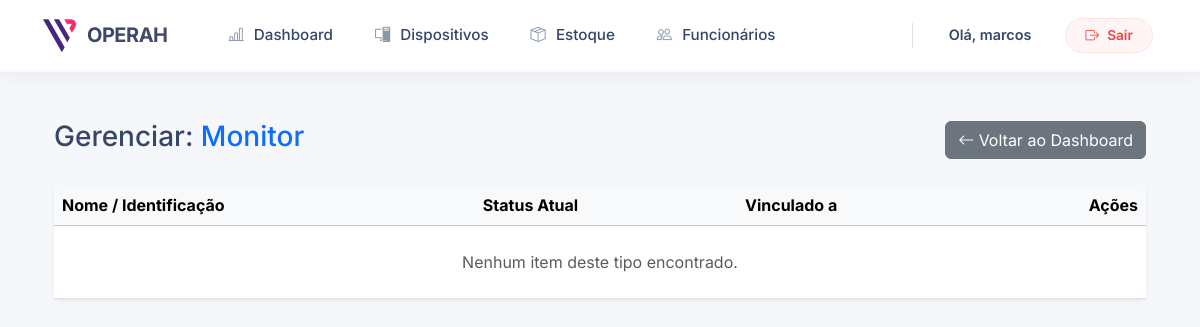
/equipamentos/lista/MONITOR/ (signed in), run on an earlier commit of the app's database.
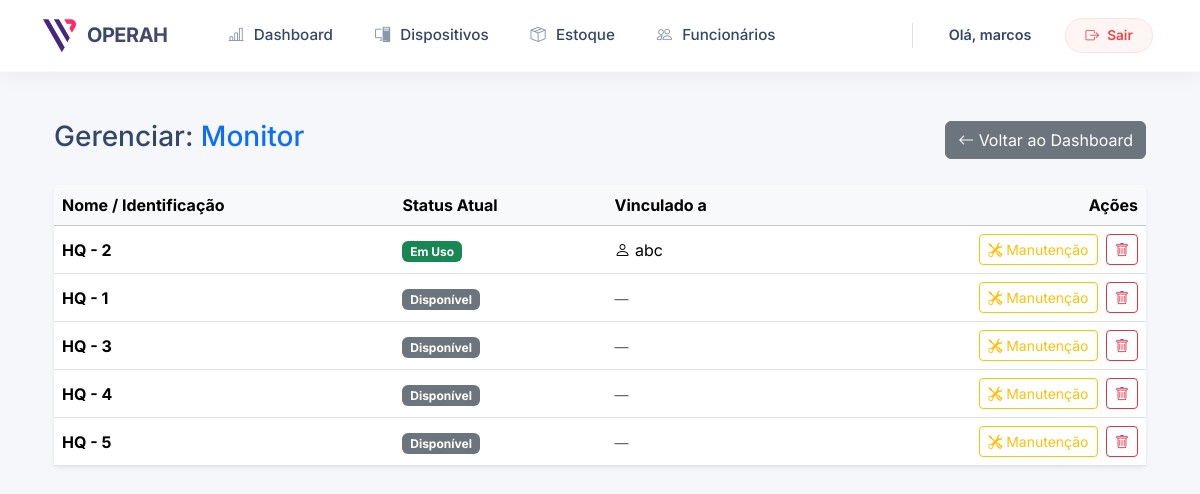
And on a later commit of the database.
### equipamentos/models.py (models this page shows, shortened)
class EquipamentoAuxiliar(models.Model):
    nome = models.CharField(max_length=100)
    tipo_equipamento_aux = models.CharField(max_length=20, choices=TIPO_EQUIPAMENTO_AUX_CHOICES)
    funcionario = models.ForeignKey(
        'funcionarios.Funcionario',
        on_delete=models.SET_NULL,
        null=True,
        blank=True,
        related_name='equipamentos' # Permite: funcionario.equipamentos.all()
    )
    dispositivo = models.ForeignKey(
        'dispositivos.Dispositivo',
        on_delete=models.SET_NULL,
        null=True,
        blank=True
    )
    status = models.CharField(max_length=20, choices=STATUS_CHOICES, default='DISPONIVEL')
    class Meta:
        ordering = ['nome']
        verbose_name = "Equipamento Auxiliar"
        verbose_name_plural = "Equipamentos Auxiliares"

### funcionarios/models.py (models this page shows, shortened)
class Funcionario(models.Model):
    STATUS_CHOICES = [
        ("ATIVO", "Ativo"),
        ("DEMITIDO", "Demitido"),
    ]
    nome = models.CharField(max_length=100)
    email = models.EmailField(unique=True)
    unidade_trabalho = models.ForeignKey(
        UnidadeTrabalho,
        on_delete=models.SET_NULL,
        null=True,
        blank=True
    )
    status = models.CharField(
        max_length=10,
        choices=STATUS_CHOICES,
        default="ATIVO"
    )
    data_admissao = models.DateField(default=timezone.now)
    data_demissao = models.DateField(null=True, blank=True)
    class Meta:
        ordering = ["nome"]
        verbose_name = "Funcionário"
        verbose_name_plural = "Funcionários"

### equipamentos/views.py (the view)
# urls.py: path('lista/<str:tipo_codigo>/', views.listar_equipamentos_por_tipo, name='listar_por_tipo'),
@login_required
def listar_equipamentos_por_tipo(request, tipo_codigo):
    itens = EquipamentoAuxiliar.objects.filter(tipo_equipamento_aux=tipo_codigo).order_by('status', 'nome')
    nome_tipo = dict(TIPO_EQUIPAMENTO_AUX_CHOICES).get(tipo_codigo, tipo_codigo)
    return render(request, 'equipamentos/lista_por_tipo.html', {
        'itens': itens,
        'tipo_codigo': tipo_codigo,
        'nome_tipo': nome_tipo
    })

### equipamentos/templates/equipamentos/lista_por_tipo.html (shortened to what this page needs)
{% extends 'core/base.html' %}
{% block content %}
<div class="container py-4">
    <div class="d-flex justify-content-between align-items-center mb-4">
        <h3>Gerenciar: <span class="text-primary">{{ nome_tipo }}</span></h3>
        <a href="{% url 'equipamentos:dashboard_estoque' %}" class="btn btn-secondary">
            <i class="bi bi-arrow-left"></i> Voltar ao Dashboard
        </a>
    </div>
    <div class="card shadow-sm border-0">
        <div class="card-body p-0">
            <div class="table-responsive">
                <table class="table table-hover align-middle mb-0">
                    <thead class="table-light">
                        <tr>
                            <th>Nome / Identificação</th>
                            <th>Status Atual</th>
                            <th>Vinculado a</th>
                            <th class="text-end">Ações</th>
                        </tr>
                    </thead>
                    <tbody>
                        {% for item in itens %}
                        <tr>
                            <td class="fw-bold">{{ item.nome }}</td>
                            <td>
                                {% if item.status == 'ATIVO' %}
                                    <span class="badge bg-success">Em Uso</span>
                                {% elif item.status == 'MANUTENCAO' %}
                                    <span class="badge bg-warning text-dark">Manutenção</span>
                                {% else %}
                                    <span class="badge bg-secondary">Disponível</span>
                                {% endif %}
                            </td>
                            <td>
                                {% if item.funcionario %}
                                    <i class="bi bi-person"></i> {{ item.funcionario.nome }}
                                {% elif item.dispositivo %}
                                    <i class="bi bi-laptop"></i> {{ item.dispositivo.codigo }}
                                {% else %}
                                    <span class="text-muted small">—</span>
                                {% endif %}
                            </td>
                            <td class="text-end">
                                {% if item.status == 'MANUTENCAO' %}
                                    <a href="{% url 'equipamentos:acao_manutencao' item.id %}"
                                       class="btn btn-sm btn-outline-success"
                                       title="Concluir Manutenção (Devolver ao Estoque)">
                                        <i class="bi bi-check-lg"></i> Retornar
                                    </a>
                                {% else %}
                                    <a href="{% url 'equipamentos:acao_manutencao' item.id %}"
                                       class="btn btn-sm btn-outline-warning"
                                       title="Enviar para Manutenção"
                                       onclick="return confirm('Enviar este item para manutenção? Se estiver com alguém, será desvinculado.');">
                                        <i class="bi bi-tools"></i> Manutenção
                                    </a>
                                {% endif %}
                                <a href="{% url 'equipamentos:deletar_equipamento' item.id %}"
                                   class="btn btn-sm btn-outline-danger ms-1"
                                   onclick="return confirm('Excluir permanentemente?')">
                                    <i class="bi bi-trash"></i>
                                </a>
                            </td>
                        </tr>
                        {% empty %}
                        <tr>
                            <td colspan="4" class="text-center py-4 text-muted">Nenhum item deste tipo encontrado.</td>
                        </tr>
                        {% endfor %}
                    </tbody>
                </table>
            </div>
        </div>
    </div>
</div>
{% endblock %}

What changed in the data, as far as the page shows it:
added EquipamentoAuxiliar: nome "HQ - 2", status "Em Uso", funcionario.nome "abc"
added EquipamentoAuxiliar: nome "HQ - 1", status "Disponível"
added EquipamentoAuxiliar: nome "HQ - 3", status "Disponível"
added EquipamentoAuxiliar: nome "HQ - 4", status "Disponível"
added EquipamentoAuxiliar: nome "HQ - 5", status "Disponível"
Also different on the page:
text no longer shown: "Nenhum item deste tipo encontrado."
